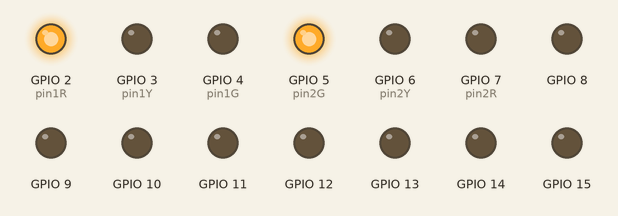
Simulated run of this program. Board: Raspberry Pi (BCM pin numbers). Parts: output pins drawn as LEDs (lit = HIGH).

Above: at 0.1 s.
At 10.1 s:
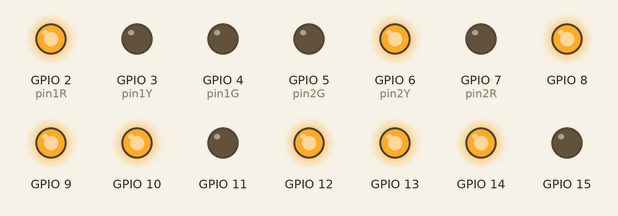
At 13.1 s:
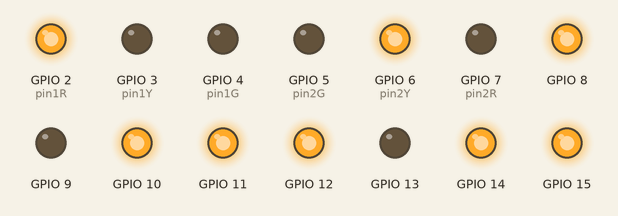
At 16.1 s:
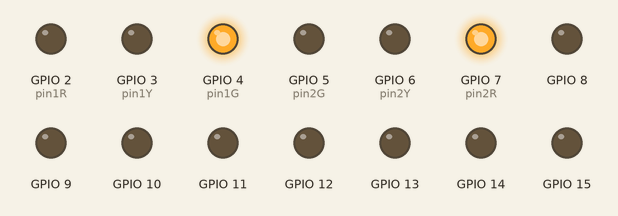
At 26.1 s:
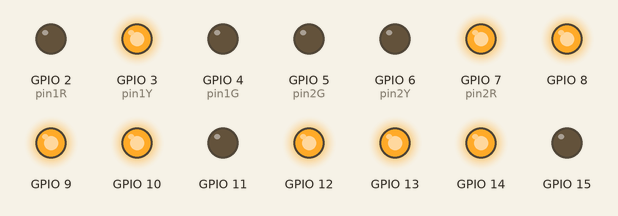
At 31.1 s:
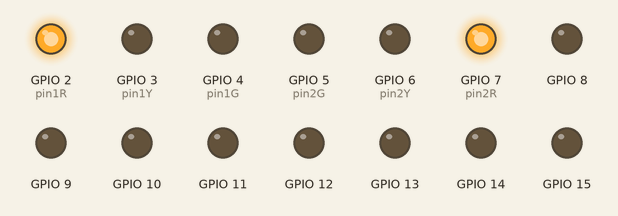
Timing chart, 0 to 33.5 s (numbered marks = the images above):
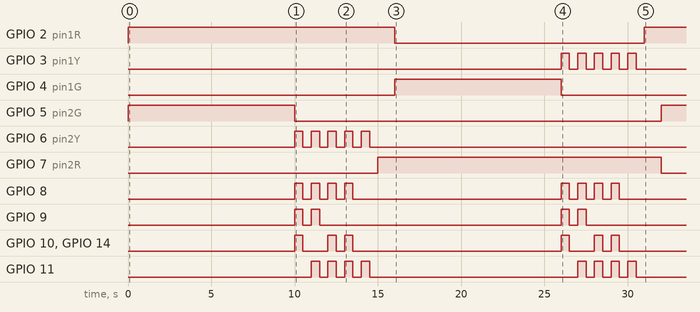

Measured:
- by itself, GPIO 2 (pin1R): LOW → HIGH at 0.00 s, → LOW 16.0 s later, → HIGH 15.0 s later
- by itself, GPIO 3 (pin1Y): LOW → HIGH at 26.0 s, → LOW 0.50 s later, → HIGH 0.50 s later, → LOW 0.50 s later, … (10 changes in this stretch)
- by itself, GPIO 4 (pin1G): LOW → HIGH at 16.0 s, → LOW 10.0 s later
- by itself, GPIO 5 (pin2G): LOW → HIGH at 0.00 s, → LOW 10.0 s later, → HIGH 22.0 s later
- by itself, GPIO 6 (pin2Y): LOW → HIGH at 10.0 s, → LOW 0.50 s later, → HIGH 0.50 s later, → LOW 0.50 s later, … (10 changes in this stretch)
- by itself, GPIO 7 (pin2R): LOW → HIGH at 15.0 s, → LOW 17.0 s later
- by itself, GPIO 8, GPIO 11: goes 3 × (HIGH 0.50 s, LOW 0.50 s), HIGH 0.50 s, LOW 12.5 s, 3 × (HIGH 0.50 s, LOW 0.50 s), HIGH 0.50 s, then LOW
- by itself, GPIO 9: LOW → HIGH at 10.0 s, → LOW 0.50 s later, → HIGH 0.50 s later, → LOW 0.50 s later, … (8 changes in this stretch)

The program:

Traffic_Number.py
```python
import RPi.GPIO as GPIO
import time

GPIO.setmode(GPIO.BCM) #BOARD or BCM
pin1G = 4 #point to PIN#03 = GPIO2
pin1Y = 3
pin1R = 2
pin2G = 5 #point to PIN#03 = GPIO2
pin2Y = 6
pin2R = 7

setGPIOs1 = [8,9,10,11,12,13,14,15]

GPIOS = []

state = [[0,1,1,1,1,1,1,1],   #show num. 0
         [0,0,0,1,1,1,0,0],   #show num. 1
         [1,0,1,1,1,0,1,1],   #show num. 2
         [1,0,1,1,1,1,1,0],   #show num. 3
         [1,1,0,1,1,1,0,0],   #show num. 4
         [1,1,1,0,1,1,1,0],   #show num. 5
         [1,1,1,0,1,1,1,1],   #show num. 6
         [0,0,1,1,1,1,0,0],   #show num. 7
         [1,1,1,1,1,1,1,1],   #show num. 8
         [1,1,1,1,1,1,0,0],   #show num. 9
         [0,0,0,0,0,0,0,0]]   #no show

for i in range(0, 28, 1):
    GPIOS.append(i)
    GPIO.setup(GPIOS[i], GPIO.OUT)

ALLcount = 0

for ALLcount in range(2):
    GPIO.output(pin1R, True)
    GPIO.output(pin2G, True)
    time.sleep(10)
    GPIO.output(pin2G, False)
    for i in range(5):
        for j in range(0, len(setGPIOs1), 1):
            GPIO.output(GPIOS[setGPIOs1[j]], state[5-i][j])
        GPIO.output(pin2Y, True)
        time.sleep(0.5)
        for j in range(0, len(setGPIOs1), 1):
            GPIO.output(GPIOS[setGPIOs1[j]], state[10][j])
        GPIO.output(pin2Y, False)
        time.sleep(0.5)
    GPIO.output(pin2R, True)
    time.sleep(1)
    GPIO.output(pin1R, False)
    GPIO.output(pin1G, True)
    time.sleep(10)
    GPIO.output(pin1G, False)
    for i in range(5):
        for j in range(0, len(setGPIOs1), 1):
            GPIO.output(GPIOS[setGPIOs1[j]], state[5-i][j])
        GPIO.output(pin1Y, True)
        time.sleep(0.5)
        for j in range(0, len(setGPIOs1), 1):
            GPIO.output(GPIOS[setGPIOs1[j]], state[10][j])
        GPIO.output(pin1Y, False)
        time.sleep(0.5)
    GPIO.output(pin1R, True)
    time.sleep(1)
    GPIO.output(pin2R, False)
GPIO.output(pin1G, False)
GPIO.output(pin1Y, False)
GPIO.output(pin1R, False)
GPIO.output(pin2G, False)
GPIO.output(pin2Y, False)
GPIO.output(pin2R, False)
pin1G.stop()
pin1Y.stop()
pin1R.stop()
pin2G.stop()
pin2Y.stop()
pin2R.stop()
GPIO.cleanup()
```
